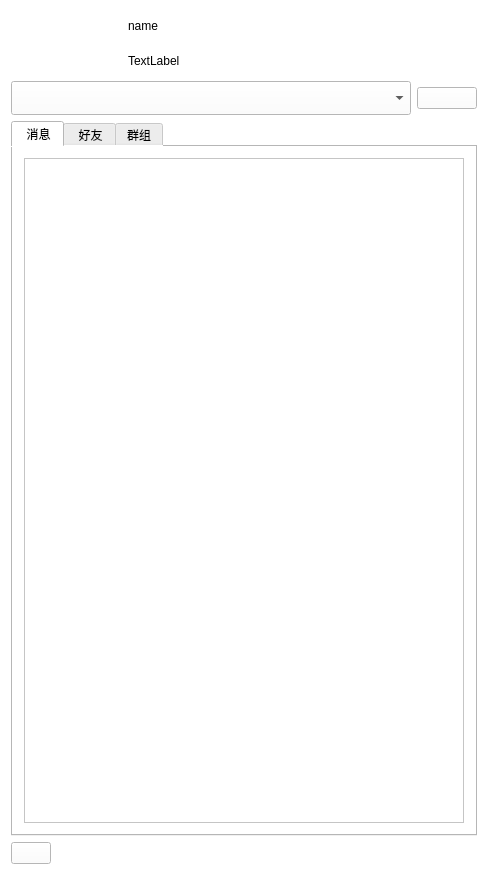
<?xml version="1.0" encoding="UTF-8"?>
<ui version="4.0">
 <class>MainWindow</class>
 <widget class="QMainWindow" name="MainWindow">
  <property name="geometry">
   <rect>
    <x>0</x>
    <y>0</y>
    <width>488</width>
    <height>875</height>
   </rect>
  </property>
  <property name="windowTitle">
   <string>MainWindow</string>
  </property>
  <property name="styleSheet">
   <string notr="true">background-color:white;</string>
  </property>
  <property name="animated">
   <bool>false</bool>
  </property>
  <property name="documentMode">
   <bool>false</bool>
  </property>
  <property name="tabShape">
   <enum>QTabWidget::Rounded</enum>
  </property>
  <property name="dockNestingEnabled">
   <bool>false</bool>
  </property>
  <property name="dockOptions">
   <set>QMainWindow::AllowTabbedDocks|QMainWindow::ForceTabbedDocks|QMainWindow::GroupedDragging|QMainWindow::VerticalTabs</set>
  </property>
  <property name="unifiedTitleAndToolBarOnMac">
   <bool>true</bool>
  </property>
  <widget class="QWidget" name="centralWidget">
   <layout class="QGridLayout" name="gridLayout">
    <item row="0" column="0" rowspan="2">
     <widget class="QLabel" name="profilePhoto">
      <property name="sizePolicy">
       <sizepolicy hsizetype="Fixed" vsizetype="Fixed">
        <horstretch>0</horstretch>
        <verstretch>0</verstretch>
       </sizepolicy>
      </property>
      <property name="minimumSize">
       <size>
        <width>111</width>
        <height>64</height>
       </size>
      </property>
      <property name="styleSheet">
       <string notr="true"/>
      </property>
      <property name="text">
       <string/>
      </property>
     </widget>
    </item>
    <item row="0" column="1">
     <widget class="QLabel" name="name">
      <property name="text">
       <string>name</string>
      </property>
     </widget>
    </item>
    <item row="1" column="1" colspan="2">
     <widget class="QLabel" name="signature">
      <property name="text">
       <string>TextLabel</string>
      </property>
     </widget>
    </item>
    <item row="2" column="2">
     <widget class="QPushButton" name="addFriendButton">
      <property name="sizePolicy">
       <sizepolicy hsizetype="Fixed" vsizetype="Fixed">
        <horstretch>0</horstretch>
        <verstretch>0</verstretch>
       </sizepolicy>
      </property>
      <property name="minimumSize">
       <size>
        <width>60</width>
        <height>0</height>
       </size>
      </property>
      <property name="text">
       <string/>
      </property>
      <property name="icon">
       <iconset resource="rsc.qrc">
        <normaloff>:/image/关注.png</normaloff>:/image/关注.png</iconset>
      </property>
     </widget>
    </item>
    <item row="3" column="0" colspan="3">
     <widget class="QTabWidget" name="tabWidget">
      <property name="currentIndex">
       <number>0</number>
      </property>
      <widget class="QWidget" name="messageTab">
       <attribute name="title">
        <string notr="true"> 消息</string>
       </attribute>
       <layout class="QHBoxLayout" name="horizontalLayout">
        <item>
         <widget class="QListView" name="messageList"/>
        </item>
       </layout>
      </widget>
      <widget class="QWidget" name="friendTab">
       <attribute name="title">
        <string> 好友</string>
       </attribute>
       <layout class="QHBoxLayout" name="horizontalLayout_2">
        <item>
         <widget class="QTreeWidget" name="friendTree">
          <column>
           <property name="text">
            <string>好友</string>
           </property>
          </column>
         </widget>
        </item>
       </layout>
      </widget>
      <widget class="QWidget" name="groupTab">
       <attribute name="title">
        <string>群组</string>
       </attribute>
       <layout class="QHBoxLayout" name="horizontalLayout_3">
        <item>
         <widget class="QListWidget" name="groupList"/>
        </item>
       </layout>
      </widget>
     </widget>
    </item>
    <item row="4" column="0">
     <widget class="QPushButton" name="settingButton">
      <property name="sizePolicy">
       <sizepolicy hsizetype="Fixed" vsizetype="Fixed">
        <horstretch>0</horstretch>
        <verstretch>0</verstretch>
       </sizepolicy>
      </property>
      <property name="text">
       <string/>
      </property>
      <property name="icon">
       <iconset resource="rsc.qrc">
        <normaloff>:/image/设置.png</normaloff>:/image/设置.png</iconset>
      </property>
     </widget>
    </item>
    <item row="2" column="0" colspan="2">
     <widget class="QComboBox" name="searchBox">
      <property name="minimumSize">
       <size>
        <width>0</width>
        <height>34</height>
       </size>
      </property>
     </widget>
    </item>
   </layout>
  </widget>
  <action name="action">
   <property name="icon">
    <iconset resource="rsc.qrc">
     <normaloff>:/image/设置.png</normaloff>:/image/设置.png</iconset>
   </property>
   <property name="text">
    <string>Settings</string>
   </property>
   <property name="toolTip">
    <string>设置</string>
   </property>
   <property name="menuRole">
    <enum>QAction::ApplicationSpecificRole</enum>
   </property>
   <property name="priority">
    <enum>QAction::NormalPriority</enum>
   </property>
  </action>
  <action name="actiongroup">
   <property name="icon">
    <iconset resource="rsc.qrc">
     <normaloff>:/image/账号.png</normaloff>:/image/账号.png</iconset>
   </property>
   <property name="text">
    <string>group</string>
   </property>
   <property name="toolTip">
    <string>群组</string>
   </property>
  </action>
  <action name="actionmyself">
   <property name="icon">
    <iconset resource="rsc.qrc">
     <normaloff>:/image/个人中心.png</normaloff>:/image/个人中心.png</iconset>
   </property>
   <property name="text">
    <string>myself</string>
   </property>
   <property name="toolTip">
    <string>个人中心</string>
   </property>
  </action>
  <action name="actionEmoji">
   <property name="icon">
    <iconset resource="rsc.qrc">
     <normaloff>:/image/个人中心.png</normaloff>:/image/个人中心.png</iconset>
   </property>
   <property name="text">
    <string>表情</string>
   </property>
   <property name="toolTip">
    <string>发送表情</string>
   </property>
  </action>
  <action name="actionCommunication">
   <property name="icon">
    <iconset resource="rsc.qrc">
     <normaloff>:/image/评论.png</normaloff>:/image/评论.png</iconset>
   </property>
   <property name="text">
    <string>聊天</string>
   </property>
  </action>
  <action name="actionmyInfo">
   <property name="icon">
    <iconset resource="rsc.qrc">
     <normaloff>:/image/375345853.jpg</normaloff>:/image/375345853.jpg</iconset>
   </property>
   <property name="text">
    <string>myInfo</string>
   </property>
   <property name="toolTip">
    <string>我的资料</string>
   </property>
  </action>
 </widget>
 <layoutdefault spacing="6" margin="11"/>
 <resources>
  <include location="rsc.qrc"/>
 </resources>
 <connections/>
</ui>
